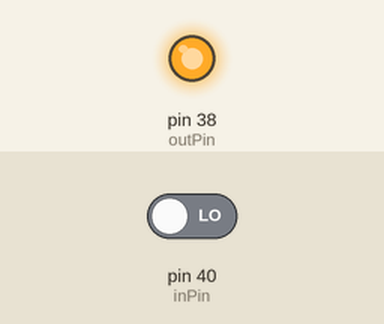
The program below on a simulated Raspberry Pi (header pin numbers). Parts: output pins drawn as LEDs (lit = HIGH). Inputs (shaded band) come from the test bench; at power-on: pin 40 (inPin) LOW. What the program prints to the terminal is not drawn.

Above: at 1.2 s.
1.3 s: pin 40 (inPin) driven HIGH
At 1.8 s:
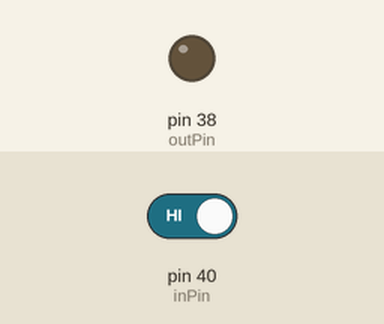
2.8 s: pin 40 (inPin) driven LOW
At 4.1 s:
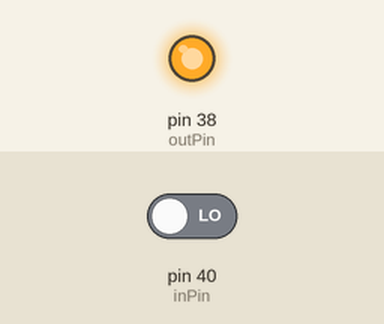
Timing chart, 0 to 5.8 s (numbered marks = the images above; inputs shaded):
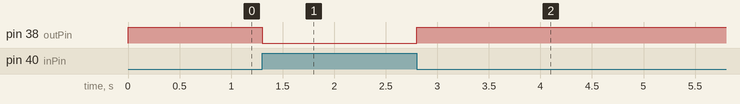

Measured:
- after the input at 1.3 s, pin 38 (outPin): HIGH → LOW at once
- after the input at 2.8 s, pin 38 (outPin): LOW → HIGH at once

The program:

HW6.py
```python
from time import sleep
import RPi.GPIO as GPIO

delay = .1
inPin = 40
outPin = 38
GPIO.setmode(GPIO.BOARD)

GPIO.setup(inPin, GPIO.IN)
GPIO.setup(outPin, GPIO.OUT)
try:
    while True:
        readVal = GPIO.input(inPin)
        print(readVal)
        if readVal == 1:
            GPIO.output(outPin,0)
        if readVal == 0:
            GPIO.output(outPin, 1)

except KeyboardInterrupt:
    GPIO.cleanup()
    print('Cleaned Up! ;)')
```
